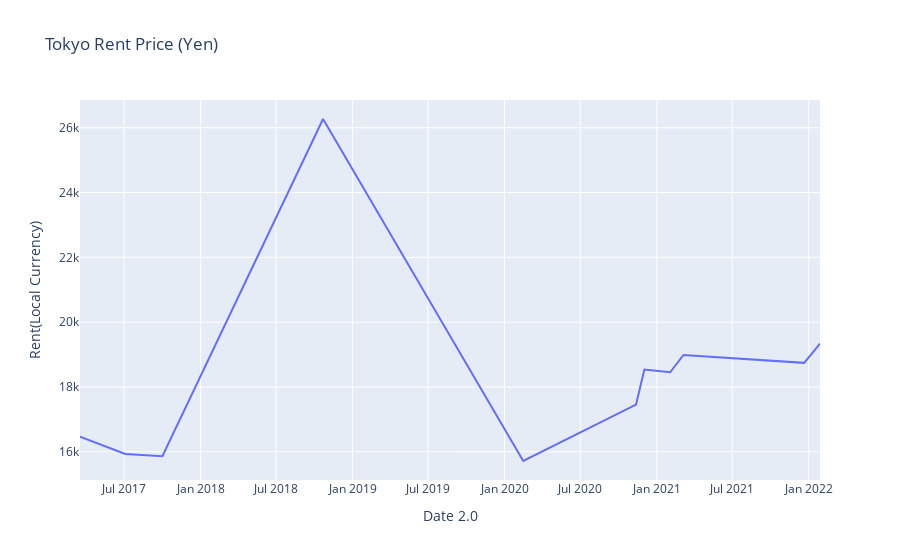

The code cell stored with this chart in its notebook:
### Markdown cell above
The plotly express code I got from here (https://plotly.com/python/plot-data-from-csv/)

### Code cell
fig = px.line(df, x = 'Date 2.0', y = 'Rent(Local Currency)', title='Tokyo Rent Price (Yen)')
fig.show()

### Figure 1 — Plotly figure (JSON) as saved in the notebook; plotly's stock layout.template omitted (floating-point values rounded to 4 significant figures)
{"data": [{"hovertemplate": "Date 2.0=%{x}<br>Rent(Local Currency)=%{y}<extra></extra>", "legendgroup": "", "line": {"color": "#636efa", "dash": "solid"}, "marker": {"symbol": "circle"}, "mode": "lines", "name": "", "orientation": "v", "showlegend": false, "type": "scatter", "x": ["2017-03-17", "2017-07-04", "2017-10-01", "2018-10-22", "2020-2-15", "2020-11-12", "2020-12-2", "2021-02-02", "2021-03-06", "2021-12-21", "2022-01-28"], "xaxis": "x", "y": [16470.0, 15930.0, 15860.0, 26270.0, 15710.0, 17450.0, 18530.0, 18450, 18990.0, 18740.0, 19340.0], "yaxis": "y"}], "layout": {"legend": {"tracegroupgap": 0}, "title": {"text": "Tokyo Rent Price (Yen)"}, "xaxis": {"anchor": "y", "domain": [0, 1], "title": {"text": "Date 2.0"}}, "yaxis": {"anchor": "x", "domain": [0, 1], "title": {"text": "Rent(Local Currency)"}}}}
